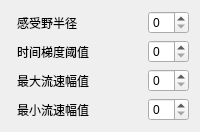
                <widget class="QWidget" name="page_5">
                 <layout class="QFormLayout" name="formLayout_2">
                  <item row="0" column="1">
                   <layout class="QVBoxLayout" name="verticalLayout_4">
                    <item>
                     <layout class="QHBoxLayout" name="horizontalLayout_20">
                      <item>
                       <widget class="QLabel" name="label_10">
                        <property name="text">
                         <string>感受野半径</string>
                        </property>
                       </widget>
                      </item>
                      <item>
                       <spacer name="horizontalSpacer_6">
                        <property name="orientation">
                         <enum>Qt::Horizontal</enum>
                        </property>
                        <property name="sizeHint" stdset="0">
                         <size>
                          <width>40</width>
                          <height>20</height>
                         </size>
                        </property>
                       </spacer>
                      </item>
                      <item>
                       <widget class="QSpinBox" name="spinBox_5"/>
                      </item>
                     </layout>
                    </item>
                    <item>
                     <layout class="QHBoxLayout" name="horizontalLayout_21">
                      <item>
                       <widget class="QLabel" name="label_15">
                        <property name="text">
                         <string>时间梯度阈值</string>
                        </property>
                       </widget>
                      </item>
                      <item>
                       <spacer name="horizontalSpacer_7">
                        <property name="orientation">
                         <enum>Qt::Horizontal</enum>
                        </property>
                        <property name="sizeHint" stdset="0">
                         <size>
                          <width>40</width>
                          <height>20</height>
                         </size>
                        </property>
                       </spacer>
                      </item>
                      <item>
                       <widget class="QSpinBox" name="spinBox_6"/>
                      </item>
                     </layout>
                    </item>
                    <item>
                     <layout class="QHBoxLayout" name="horizontalLayout_22">
                      <item>
                       <widget class="QLabel" name="label_16">
                        <property name="text">
                         <string>最大流速幅值</string>
                        </property>
                       </widget>
                      </item>
                      <item>
                       <spacer name="horizontalSpacer_8">
                        <property name="orientation">
                         <enum>Qt::Horizontal</enum>
                        </property>
                        <property name="sizeHint" stdset="0">
                         <size>
                          <width>40</width>
                          <height>20</height>
                         </size>
                        </property>
                       </spacer>
                      </item>
                      <item>
                       <widget class="QSpinBox" name="spinBox_7"/>
                      </item>
                     </layout>
                    </item>
                    <item>
                     <layout class="QHBoxLayout" name="horizontalLayout_23">
                      <item>
                       <widget class="QLabel" name="label_17">
                        <property name="text">
                         <string>最小流速幅值</string>
                        </property>
                       </widget>
                      </item>
                      <item>
                       <spacer name="horizontalSpacer_9">
                        <property name="orientation">
                         <enum>Qt::Horizontal</enum>
                        </property>
                        <property name="sizeHint" stdset="0">
                         <size>
                          <width>40</width>
                          <height>20</height>
                         </size>
                        </property>
                       </spacer>
                      </item>
                      <item>
                       <widget class="QSpinBox" name="spinBox_8"/>
                      </item>
                     </layout>
                    </item>
                   </layout>
                  </item>
                 </layout>
                </widget>
